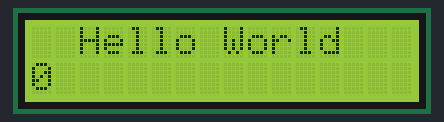
The sketch below on a simulated Arduino Uno, built with avr-gcc and run on an emulated ATmega328P. On the bench: 16×2 character LCD.

Above: at 0.09 s.
At 0.71 s:
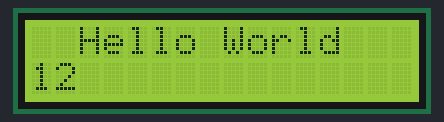
At 1.45 s:
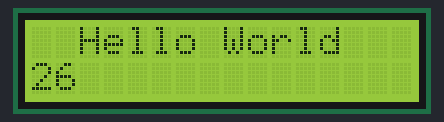
At 2.93 s:
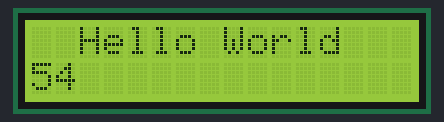
At 4.41 s:
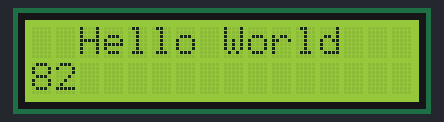
At 5.88 s:
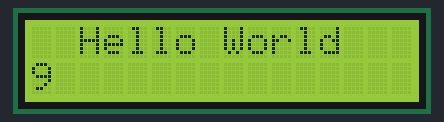

Measured:
- by itself, everything shown: repeats every 5.3 s, in 101 steps

The sketch:

liquidcrystal_i2c.ino
```cpp
//...............JehanKandy........................
//...........www.jehankandy.com....................
//........www.github.com/JehanKandy................

//include liquidCrystal_I2C.h
//Tools -> Manage Libraries and type liquidCrystal_I2C

#include <LiquidCrystal_I2C.h>

//define I2C address......
LiquidCrystal_I2C lcd(0x27,16,2);


void setup() {
  lcd.init();
  lcd.clear();
  lcd.backlight();

  lcd.setCursor(2,0);
  lcd.print("Hello World");

  lcd.setCursor(2,1);


}

void loop() {
  coordinates();

}


void coordinates() {
  for (int i=0; i<101; i++) {
    lcd.setCursor(0,1);
    lcd.print(i);
    delay(50);
  }
  lcd.setCursor(0,1);  // THREE SPACES CLEAR NUMBER, THE ZERO STAYS IF IT ISN'T CLEARED BY SPACES
  lcd.print("   ");
}
```
